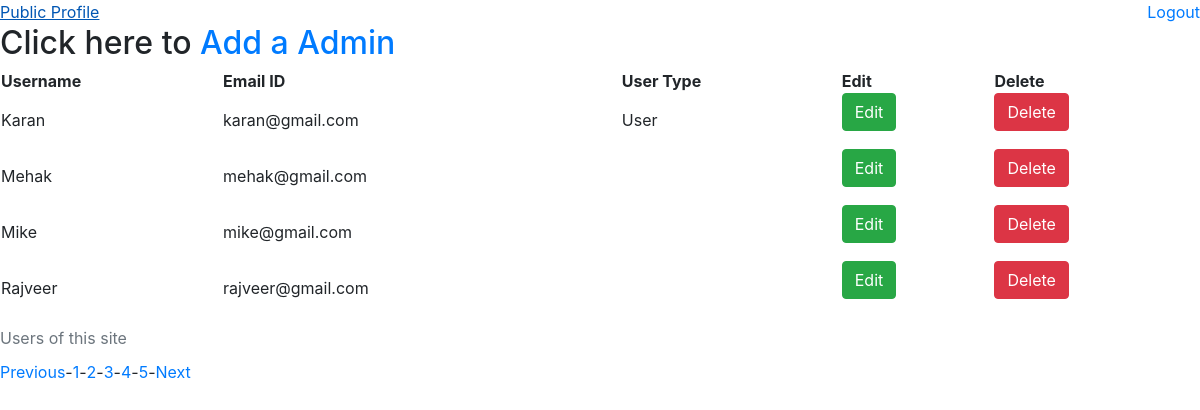
The app's page /Admin.php?page=3 with its own data.
### tables this page shows
CREATE TABLE `registration` (
  `id` int(20) NOT NULL,
  `username` varchar(100) NOT NULL,
  `email` varchar(100) NOT NULL,
  `passwords` varchar(100) NOT NULL,
  `user_type` varchar(20) NOT NULL
);

### Admin.php (the view, shortened to what this page needs)
<?php
    require './connection.php';
    $limit = 4;
    if(isset($_GET['page'])){
        $page = $_GET['page'];
      }
      else{
        $page = 1;
      }
      $offset = ($page -1) * $limit;
    $query = "SELECT * FROM registration ORDER BY username LIMIT {$offset},{$limit}";
    $prep = $db->prepare($query);
    $prep->execute();
    $post = $prep->fetchAll();
    $select = "SELECT * FROM registration";
    $statement=$db->prepare($select);
    $statement->execute();
    if($statement->rowCount() >0)
    {
      $total_records = $statement->rowCount();
      $total_page = ceil($total_records/$limit);
?>
<html lang="en">
<head>
    <link rel="stylesheet" href="https://stackpath.bootstrapcdn.com/bootstrap/4.5.2/css/bootstrap.min.css">
</head>
<body>
<a class="float-right" href = "logout.php">Logout</a>
<a class="float-left" href = "publicProfile.php">Public Profile</a><br>
<h2>Click here to  <a href = "RegisterAdmin.php"> Add a Admin</a></h2>
    <table style="width:100%">
        <caption>Users of this site</caption>
        <tr>
        <th>Username</th>
        <th>Email ID</th>
        <th>User Type</th>
        <th>Edit</th>
        <th>Delete</th>
        </tr>
        <?php foreach ($post as $posts): ?>
        <tr>
            <td><?= $posts['username'];?></td>
            <td><?= $posts['email'];?></td>
            <td><?= $posts['user_type'];?></td>
            <td>
                <form action="RegEdit.php?id=<?= $posts['id']; ?>" method ="post">
                <button class="btn btn-success" type = "submit" name = "edit_btn">Edit</button>
                </form>
            </td>
            <td>
            <form action="RegDelete.php?id=<?= $posts['id']; ?>" method ="post">
                <button class="btn btn-danger" type = "submit" name = "edit_btn">Delete</button>
                </form>
            </td>
        </tr>
        <?php endforeach; ?>
    </table>
    <?php
                echo '<ul class = "pagination admin-pagination">';
                if($page >1){
                  echo  '<li class = ".$active."><a href ="Admin.php?page='.($page- 1).'">Previous</a></li>';
                  echo  '<li>-</li>';
                }
                for($i = 1; $i <=$total_page; $i++){
                  echo '<li class = ".$active."><a href ="Admin.php?page='.$i.'">'.$i.'</a></li>';
                  echo  '<li>-</li>';
                }
                if($total_page >$page){
                  echo  '<li class = ".$active."><a href ="Admin.php?page='.($page+ 1).'">Next</a></li>';
                }
                echo '</ul>';
              }
              ?>
</body>
</html>

### records on screen
registration: username "Karan", email "karan@gmail.com", user_type "User"
registration: username "Mehak", email "mehak@gmail.com"
registration: username "Mike", email "mike@gmail.com"
registration: username "Rajveer", email "rajveer@gmail.com"
